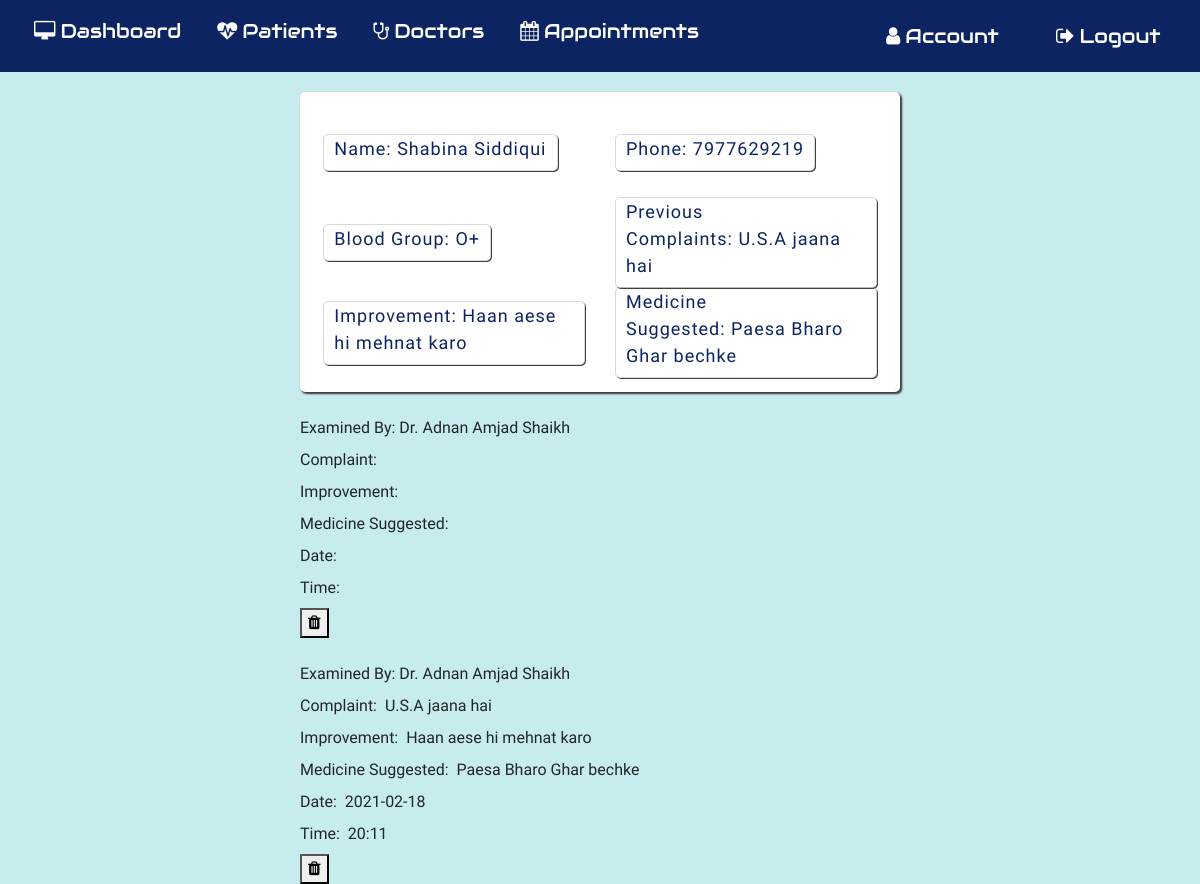
/viewapp/1 (signed in), run on the app's committed database.
### application/routes.py (models this page shows, shortened)
class Patient(db.Model):
  __tablename__ = 'Patient'
  id = db.Column(db.Integer, primary_key=True)
  pname = db.Column(db.String(20))
  age= db.Column(db.String(20))
  phone=db.Column(db.String(20))
  gender=db.Column(db.String(10))
  bgroup=db.Column(db.String(5))
  state=db.Column(db.String(15))
  address=db.Column(db.String(100))
  mstatus=db.Column(db.String(10))
  complaint=db.Column(db.String(5000))
  improvement=db.Column(db.String(5000))
  medicine_suggested=db.Column(db.String(5000))
  pat_image = db.Column(db.String(20), nullable=False, default='default.jpg')

class Appointments(db.Model):
  __tablename__ = 'Appointments'
  id = db.Column(db.Integer, primary_key=True)
  pname=db.Column(db.String(100))
  examinedby = db.Column(db.String(100))
  complaint = db.Column(db.String(5000))
  medicine_suggested = db.Column(db.String(5000))
  improvements = db.Column(db.String(5000))
  date= db.Column(db.String(50))
  time= db.Column(db.String(50))

### application/routes.py (the view)
@app.route('/viewapp/<id>',methods=['POST','GET'])
def viewapp(id):
  if 'username' in session:
    pat=Patient.query.filter_by(id=id).first()
    pname=pat.pname
    appointment= Appointments.query.filter_by(pname=pname).all()
    if request.method=='GET':
      return render_template('viewapp.html',appointment=appointment, pat=pat )
    return render_template('viewapp.html',appointment=appointment, pat=pat)

### application/templates/viewapp.html (shortened to what this page needs)
{% extends 'layout.html' %}{% include 'includes/nav.html' %} {% block content%}
<section id="viewapp">
  <div class="outer-container">
    <div class="container-view">
      <form action="" method="GET">
        <div class="row row-view">
          <div class="col-5 col-view">
            <div class="inner-col">
              <label for="">Name:&nbsp;{{ pat.pname }}</label>
            </div>
          </div>
          <div class="col-5 col-view">
            <div class="inner-col">
              <label for="">Phone:&nbsp;{{pat.phone}}</label>
            </div>
          </div>
        </div>
        <div class="row row-view">
          <div class="col-5 col-view">
            <div class="inner-col">
              <label for="">Blood Group:&nbsp;{{ pat.bgroup }}</label>
            </div>
          </div>
          <div class="col-5 col-view">
            <div class="inner-col">
              <label for="">Previous Complaints:&nbsp;{{pat.complaint}}</label>
            </div>
          </div>
        </div>
        <div class="row row-view">
          <div class="col-5 col-view">
            <div class="inner-col">
              <label for="">Improvement:&nbsp;{{ pat.improvement }}</label>
            </div>
          </div>
          <div class="col-5 col-view">
            <div class="inner-col">
              <label for=""
                >Medicine Suggested:&nbsp;{{pat.medicine_suggested}}</label
              >
            </div>
          </div>
        </div>
      </form>
    </div>
    <div>
      {% for i in appointment %}
      <div>
        <div>
        </div>
        <div>
          <label for="">Examined By:&nbsp;{{ i.examinedby }}</label>
        </div>
        <div>
          <label for="">Complaint: &nbsp;{{ i.complaint }}</label>
        </div>
        <div>
          <label for="">Improvement: &nbsp;{{ i.improvements }}</label>
        </div>
        <div>
          <label for=""
            >Medicine Suggested: &nbsp;{{ i.medicine_suggested }}</label
          >
        </div>
        <div>
          <label for="">Date: &nbsp;{{ i.date }}</label>
        </div>
        <div>
          <label for="">Time: &nbsp;{{ i.time }}</label>
        </div>
        <div>
          <button
            type="button"
            class="dbutton"
            onclick="window.location='deleteapp/{{ i.id }}'"
          >
            <i class="fa fa-trash" aria-hidden="true"></i>
          </button>
        </div>
      </div>
      {% endfor %}
    </div>
  </div>
</section>
{% endblock content%}

### application/static/main.css (style rules this page uses)
body { background: #c7ecee; height: 100vh; width: 100vw; background-size: cover; background-position: center; font-family: "Dosis", sans-serif; }

### application/static/patrcd.css (style rules this page uses)
body { counter-reset: Serial; }

### application/static/viewapp.css (style rules this page uses)
#viewapp { display: flex; flex-direction: row; justify-content: center; }
.outer-container { height: 100vh; }
.container-view { margin-top: 20px; height: 300px; width: 600px; display: flex; flex-direction: column; align-items: center; justify-content: center; background: white; border-radius: 5px; box-shadow: 2px 2px 2px rgb(68, 64, 64), 1px 1px 2px rgb(68, 64, 64); }
.row-view { height: 90px; width: 700px; display: flex; flex-direction: row; justify-content: center; }
.col-5 { display: flex; align-items: center; font-size: 18px; letter-spacing: 1px; color: #0c2461; }
.inner-col { padding: 0 10px; box-shadow: 1px 1px rgb(68, 64, 64); border-radius: 5px; border: 1px solid rgba(68, 64, 64, 0.2); }

### data on the page
Patient: pname "Shabina Siddiqui", phone "7977629219", bgroup "O+", complaint "U.S.A jaana hai", improvement "Haan aese hi mehnat karo", medicine_suggested "Paesa Bharo Ghar bechke"
Appointments: examinedby "Dr. Adnan Amjad Shaikh"
Appointments: examinedby "Dr. Adnan Amjad Shaikh", complaint "U.S.A jaana hai", improvements "Haan aese hi mehnat karo", medicine_suggested "Paesa Bharo Ghar bechke", date "2021-02-18", time "20:11"
